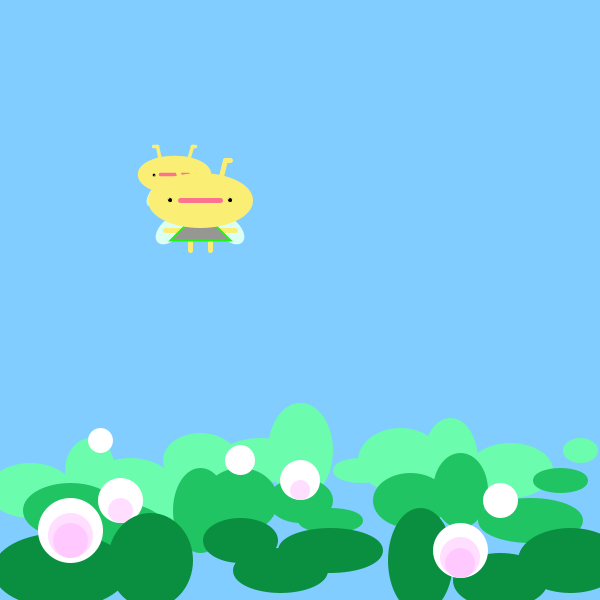
Frame 1 (no input)
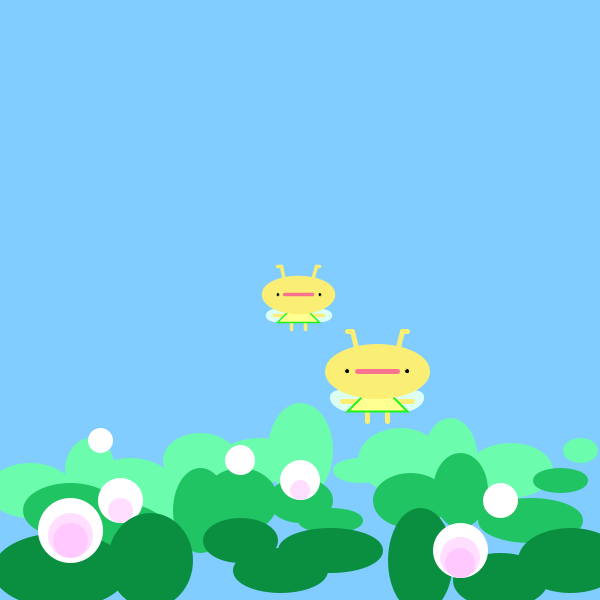
Frame 60 (the mouse pressed at the canvas centre just before this capture)
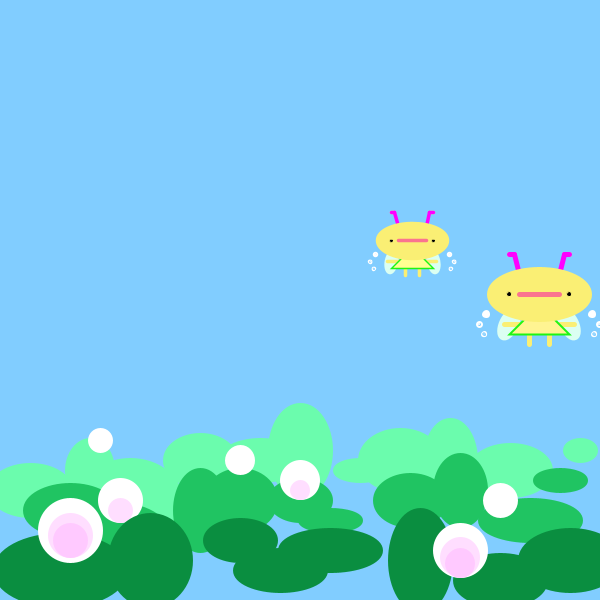
Frame 120 (the mouse held since frame 60 and released just before this capture)

The Processing sketch that drew these frames (run headless with seeded random() and noise(); from frame 60 on, the mouse is pressed at the canvas centre):

// Processing sketch: processing_104224
// ── processing_104224.pde

float x, y;
float vx, vy;

void setup() {
  size(600, 600);
  x=200;
  y=200;
  vx=3;
  vy=0;
}

void draw() {
  background(129, 205, 255);  

 pushMatrix();
  scale(0.7);
  kyara(int(x), int(y));
  popMatrix();
  
  //kusa
  stroke(107, 252, 173);
  fill(107, 252, 173);
  ellipse(30, 490, 80, 50);
  ellipse(90, 470, 45, 60);
  ellipse(130, 500, 100, 80);
  ellipse(200, 460, 70, 50);
  ellipse(260, 460, 80, 40);
  ellipse(300, 450, 60, 90);
  ellipse(360, 470, 50, 20);
  ellipse(400, 460, 80, 60);
  ellipse(450, 460, 50, 80);
  ellipse(510, 470, 80, 50);
  ellipse(580, 450, 30, 20);

  stroke(32, 196, 98);
  fill(32, 196, 98);
  ellipse(70, 510, 90, 50);
  ellipse(120, 540, 100, 70);
  ellipse(200, 510, 50, 80);  
  ellipse(240, 500, 70, 60);
  ellipse(300, 500, 60, 40);
  ellipse(330, 520, 60, 20);
  ellipse(410, 500, 70, 50);
  ellipse(460, 490, 50, 70);
  ellipse(530, 520, 100, 40);
  ellipse(560, 480, 50, 20);

  stroke(10, 142, 64);
  fill(10, 142, 64);
  ellipse(240, 540, 70, 40);
  ellipse(280, 570, 90, 40);
  ellipse(330, 550, 100, 40);
  ellipse(500, 580, 90, 50);

  //hana
  stroke(255);
  fill(255);
  ellipse(100, 440, 20, 20);
  ellipse(120, 500, 40, 40);
  ellipse(240, 460, 25, 25);
  ellipse(300, 480, 35, 35);
  ellipse(500, 500, 30, 30);

  stroke(255, 222, 255);
  fill(255, 222, 255);
  ellipse(120, 510, 20, 20);
  ellipse(300, 490, 15, 15);

  
 
  kyara(int(x)-50, int(y)-50);

  x=x+vx;
  y=y+vy;

  vy=vy+0.1;

  if (x>width-55) vx=-vx;
  if (x<55) vx=-vx;
  if (y>height-100) vy=-vy*0.9;
  if (y<100) vy=-vy*0.9;

  if (mousePressed) {
    if ((mouseX>x-50)&&(mouseX<x+50)&&(mouseY>y-50)&&(mouseY<y+50)) {
      x=mouseX;
      y=mouseY;
      vx=mouseX-pmouseX;
      vy=mouseY-pmouseY;
    }
  }


  //haikei temae
  stroke(10, 142, 64);
  fill(10, 142, 64);
  ellipse(60, 570, 130, 70);
  ellipse(150, 560, 80, 90);
  ellipse(420, 560, 60, 100);
  ellipse(570, 560, 100, 60);

  stroke(255);
  fill(255);
  ellipse(70, 530, 60, 60);
  ellipse(460, 550, 50, 50);

  stroke(255, 222, 255);
  fill(255, 222, 255);  
  ellipse(70, 535, 40, 40);
  ellipse(460, 557, 35, 35);

  stroke(255, 201, 255);
  fill(255, 201, 255);
  ellipse(70, 540, 30, 30);
  ellipse(460, 563, 25, 25);
}

void kyara(int a, int b) {
  pushMatrix();
  translate(a, b);
 
if (mousePressed){
 stroke(255);
 fill(255);
  ellipse(-3,70,3,3);
  ellipse(-5,90,1,1);
  ellipse(-10,80,2,2);
  ellipse(110,80,2,2);
  ellipse(103,70,3,3);
  ellipse(105,90,1,1);
}
 
  //hane
  pushMatrix();
  translate(20, 80);
  rotate(a);
  stroke(219, 255, 242);
  fill(219, 255, 242);
  ellipse(0, 0, 30, 15);
  popMatrix();
  pushMatrix();
  translate(80, 80);
  rotate(-a);
  ellipse(0, 0, 30, 15);
  popMatrix();

  //asi
  strokeWeight(5);
  stroke(250, 239, 116);
  line(40, 80, 40, 100);
  line(60, 80, 60, 100);

  //te
  line(40, 80, 15, 80);
  line(60, 80, 85, 80);

  //karada
  strokeWeight(2);
  stroke(30, 245, 20);
  fill(a, b, 146);
  triangle(50, 60, 20, 90, 80, 90);

  //tuno
  strokeWeight(5);
  stroke(250, 239, 116);
  line(80, 10, 75, 10);
  line(20, 10, 25, 10);
  if (mousePressed) {
    stroke(254,0,255);
    line(80, 10, 75, 10);
    line(20, 10, 25, 10);
  }
  line(25, 10, 30, 30);
  line(75, 10, 70, 30);

  //kao
  stroke(250, 239, 116);
  fill(250, 239, 116);
  stroke(250, 239, 116);
  ellipse(50, 50, 100, 50);

  //me
  strokeWeight(1);
  fill(0);
  ellipse(20, 50, 5, 5);
  ellipse(80, 50, 5, 5);

  //kuti
  strokeWeight(5);
  stroke(250, 116, 143);
  line(30, 50, 70, 50);

  popMatrix();
}
